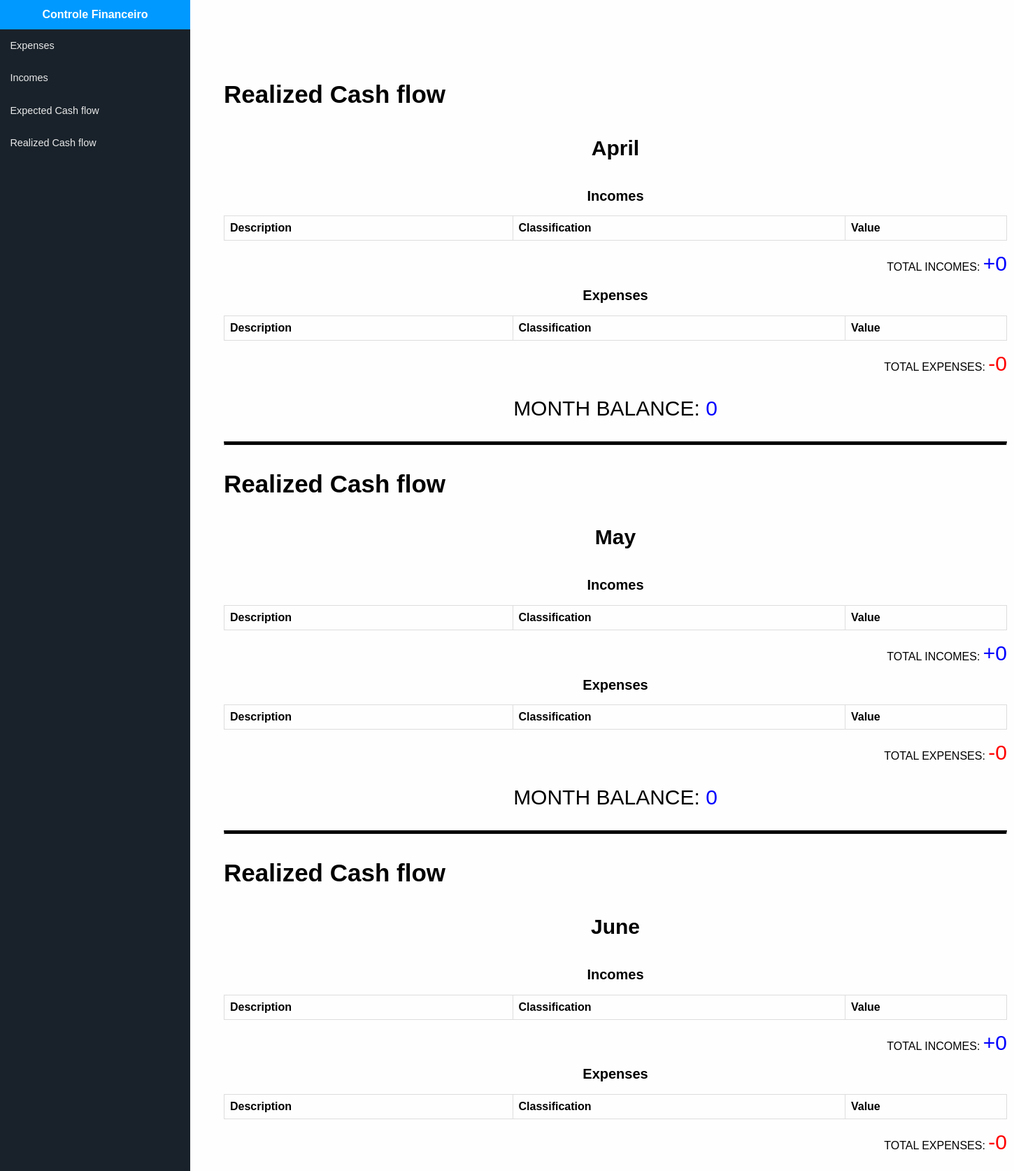
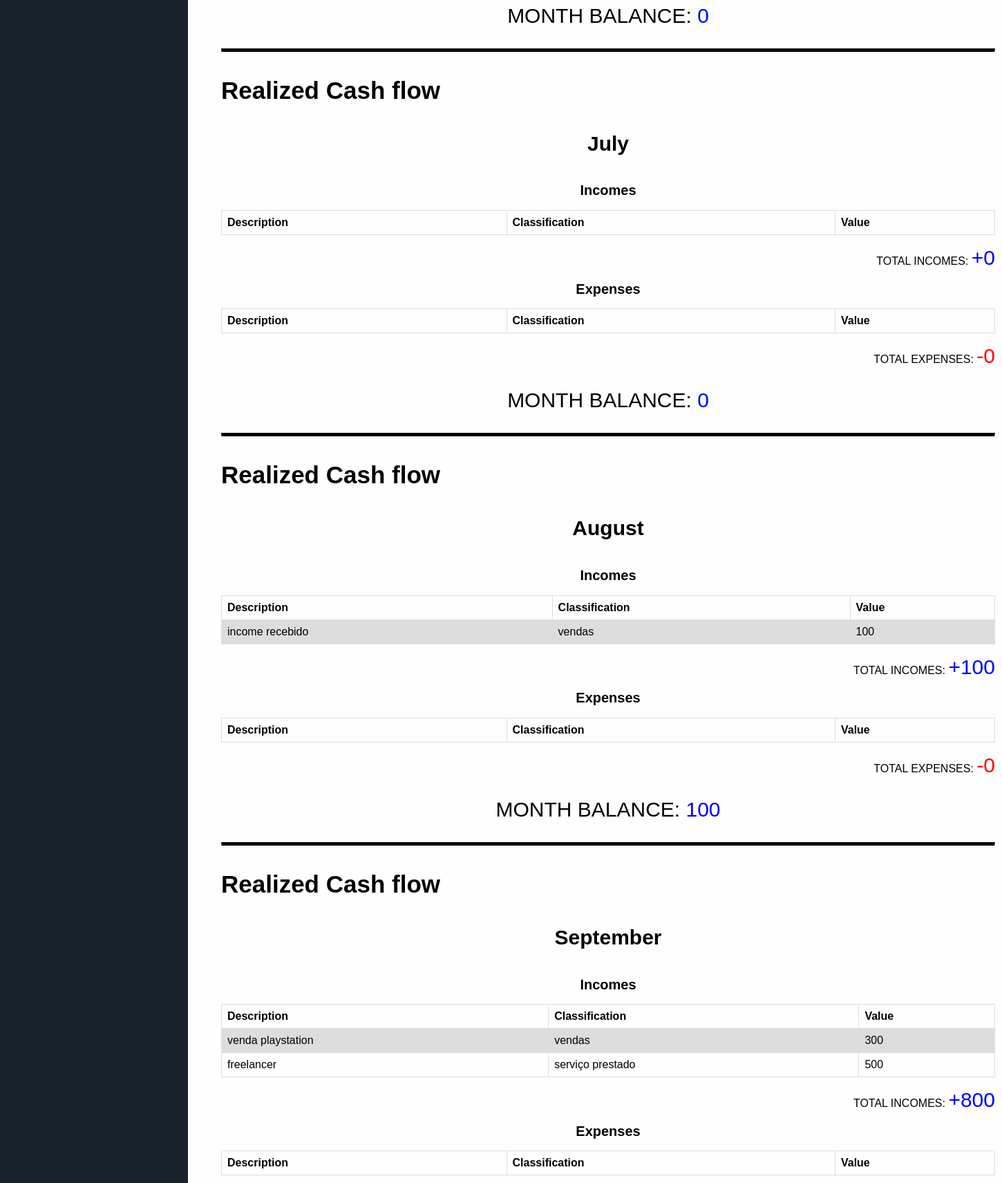
/realized-cash-flow/ (upper part), run on the app's committed database (2 pictures, top to bottom).
### financeapp/models.py (models this page shows, shortened)
class Income(models.Model):
    INCOME_STATUS_CHOICES = [
        ('R', 'Recebido'),
        ('A', 'A receber')
    ]
    expected_payment_date = models.DateTimeField(null=True, blank=True)
    value = models.IntegerField(null=True)
    description = models.CharField(max_length=255)
    classification = models.ForeignKey(IncomeClassification, on_delete=models.RESTRICT, null=True)
    payment_method = models.ForeignKey(PaymentMethod, on_delete=models.RESTRICT, null=True)
    status = models.CharField(max_length=1, choices=INCOME_STATUS_CHOICES, default='A')

class IncomeClassification(models.Model):
    description = models.CharField(max_length=255)

### financeapp/views.py (the view)
# urls.py: path('realized-cash-flow/', views.realized_cash_flow),
def realized_cash_flow(request):
    month_date = date.today()
    month_array = []
    for i in range(0, 6):
        month_array.append(month_date)
        first_day = month_date.replace(day=1)
        month_date = first_day - timedelta(days=1)
    month_array.sort()
    print(month_array)
    month_cashflow = []
    init_balance = 0
    for month in month_array:
        incomes_queryset = Income.objects.filter(
            status='R',
            expected_payment_date__month__gte=month.month,
            expected_payment_date__month__lte=month.month).order_by('-expected_payment_date')
        expenses_queryset = Expenses.objects.filter(
            status='P',
            due_date__month__gte=month.month,
            due_date__month__lte=month.month,
        ).order_by('-due_date')
        income_total_queryset = incomes_queryset.aggregate(Sum('value'))
        expenses_total_queryset = expenses_queryset.aggregate(Sum('value'))
        income_total = 0 if income_total_queryset['value__sum'] is None else income_total_queryset['value__sum']
        expenses_total = 0 if expenses_total_queryset['value__sum'] is None else expenses_total_queryset['value__sum']
        incomes = []
        expenses = []
        for income in incomes_queryset:
            incomes.append({
                'description': income.description,
                'classification': income.classification.description,
                'value': income.value
            })
        for expense in expenses_queryset:
            expenses.append({
                'description': expense.description,
                'classification': expense.classification.description,
                'value': expense.value
            })
        init_balance = init_balance + income_total - expenses_total
        month_cashflow.append({
            'month': month.strftime("%B"),
            'income_total': income_total,
            'expenses_total': expenses_total,
            'incomes': incomes,
            'expenses': expenses,
            'balance': init_balance
        })
    template = loader.get_template('realized_cash_flow.html')
    context = {
        'month_cashflow': month_cashflow,
    }
    return HttpResponse(template.render(context, request))

### financeapp/templates/realized_cash_flow.html (shortened to what this page needs)
<!DOCTYPE html>
<html lang="en">
<head>
</head>
<body>
  <section class="app">
    <aside class="sidebar">
        <header>
          Controle Financeiro
        </header>
      <nav class="sidebar-nav">
        <ul>
          <li>
            <a href="/expenses">Expenses</a>
            </li>
            <li>
            <a href="/incomes">Incomes</a>
            </li>
            <li>
            <a href="/expected-cash-flow">Expected Cash flow</a>
            </li>
            <li>
            <a href="/realized-cash-flow">Realized Cash flow</a>
            </li>
        </ul>
      </nav>
    </aside>
    <aside class="content">
      {% for month in month_cashflow %}
      <h1 class="title">Realized Cash flow</h1>
      <article>
          <h1>{{month.month}}</h1>
          <section>
              <h2>Incomes</h2>
              <table>
                <tr>
                    <th>Description</th>
                    <th>Classification</th>
                    <th>Value</th>
                </tr>
                  {% for income in month.incomes %}
                    <tr>
                        <td>{{income.description}}</td>
                        <td>{{income.classification}}</td>
                        <td>{{income.value}}</td>
                    </tr>
                  {% endfor %}
              </table>
              <p>TOTAL INCOMES: <span class="income">+{{month.income_total}}</span></p>
          </section>
          <section>
              <h2>Expenses</h2>
              <table>
                <tr>
                    <th>Description</th>
                    <th>Classification</th>
                    <th>Value</th>
                </tr>
              </table>
              <p>TOTAL EXPENSES: <span class="expenses">-{{month.expenses_total}}</span></p>
          </section>
      </article>
      {% if month.balance < 0 %}
          <p class="balance">MONTH BALANCE: <span class="negative_balance">{{month.balance}}</span></p>
      {% else %}
          <p class="balance">MONTH BALANCE: <span class="positive_balance">{{month.balance}}</span></p>
      {% endif %}
      <hr>
  {% endfor %}
    </aside>
  </section>
</body>
</html>

### financeapp/templates/realized_cash_flow.html (style rules this page uses)
body { font-family: "Lato"; font-size: 100%; overflow-y: scroll; font-family: sans-serif; margin: 0; padding: 0; background-color: #fefefe; }
a { text-decoration: none; color: white; }
.app { height: 100vh; }
.sidebar { position: fixed; width: 17em; height: 100%; top: 0; overflow:hidden; background-color: #19222a; }
header { background-color: #09f; width: 100%; display:block; padding: 0.75em 0; color: white; font-weight: bold; text-align: center; }
.sidebar-nav { background-color: #19222a; height: 100%; font-weight: 400; font-size: 1.2em; overflow: auto; padding-bottom: 6em; overflow: hidden; }
ul { list-style:none; display: block; padding: 0; margin: 0; }
li { margin-left: 0; padding-left: 0; display:inline-block; width: 100%; }
a { color: rgba(255,255,255,0.9); font-size: 0.75em; padding: 1.05em 1em; position: relative; display:block; }
.content { display: inline-block; color: black; margin-left: 20em; margin-top: 5em; width: 70em; }
.title { font-size: 35px }
article h1 { text-align: center; font-size: 30px; }
article section h2 { text-align: center; font-size: 20px; }
article section p { text-align: right; }
article section p span { font-size: 30px; }
.income { color: blue; }
.expenses { color: red; }
table { font-family: arial, sans-serif; border-collapse: collapse; width: 100%; }
td, th { border: 1px solid #dddddd; text-align: left; padding: 8px; }
tr:nth-child(even) { background-color: #dddddd; }
.balance { text-align: center; font-size: 30px; }
.positive_balance { color: blue; }
hr { border-top: 5px solid black; }

### data on the page
Income: description "income recebido"
IncomeClassification: classification "vendas" "vendas"
Income: description "venda playstation"
Income: description "freelancer"
IncomeClassification: classification "serviço prestado"

### other printed values
{{ month.month }} "April" "May" "June" "July" "August" "September"
{{ month.income_total }} "0" "0" "0" "0" "100" "800"
{{ month.expenses_total }} "0" "0" "0" "0" "0"
{{ month.balance }} "0" "0" "0" "0" "100"
{{ income.value }} "100" "300" "500"
